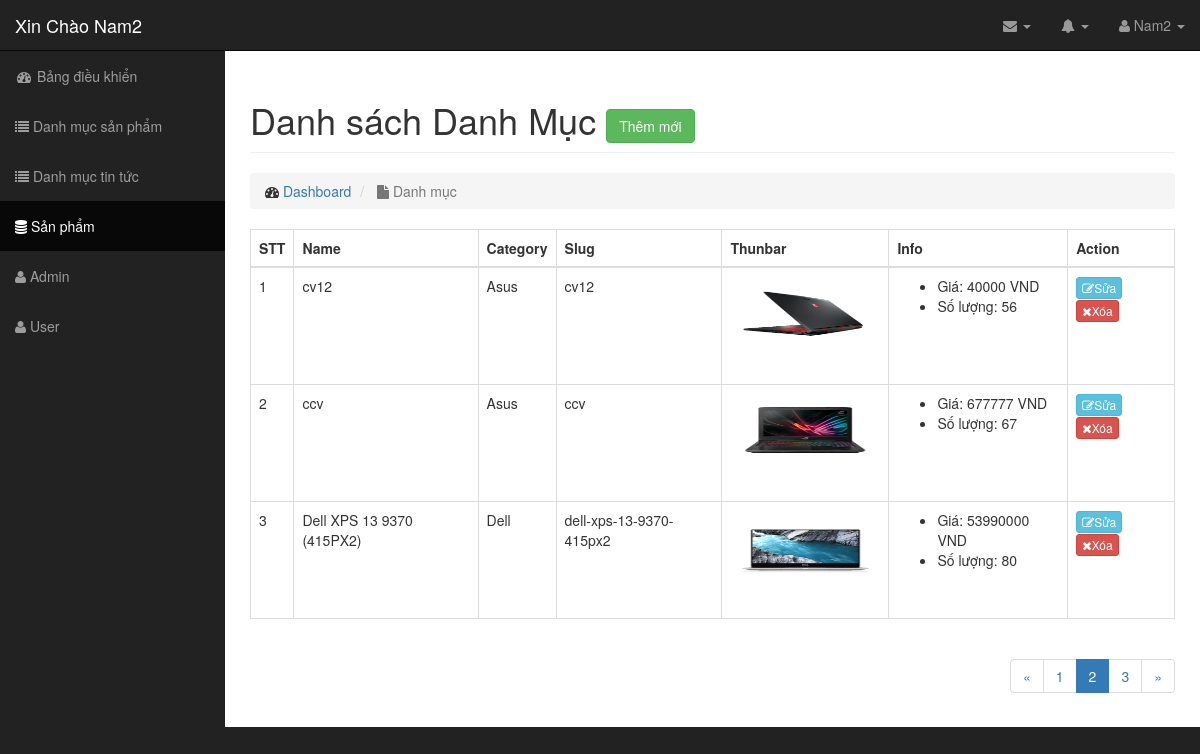
/admin/modules/product/index.php?page=2 (signed in), run on an earlier commit of the app's database.
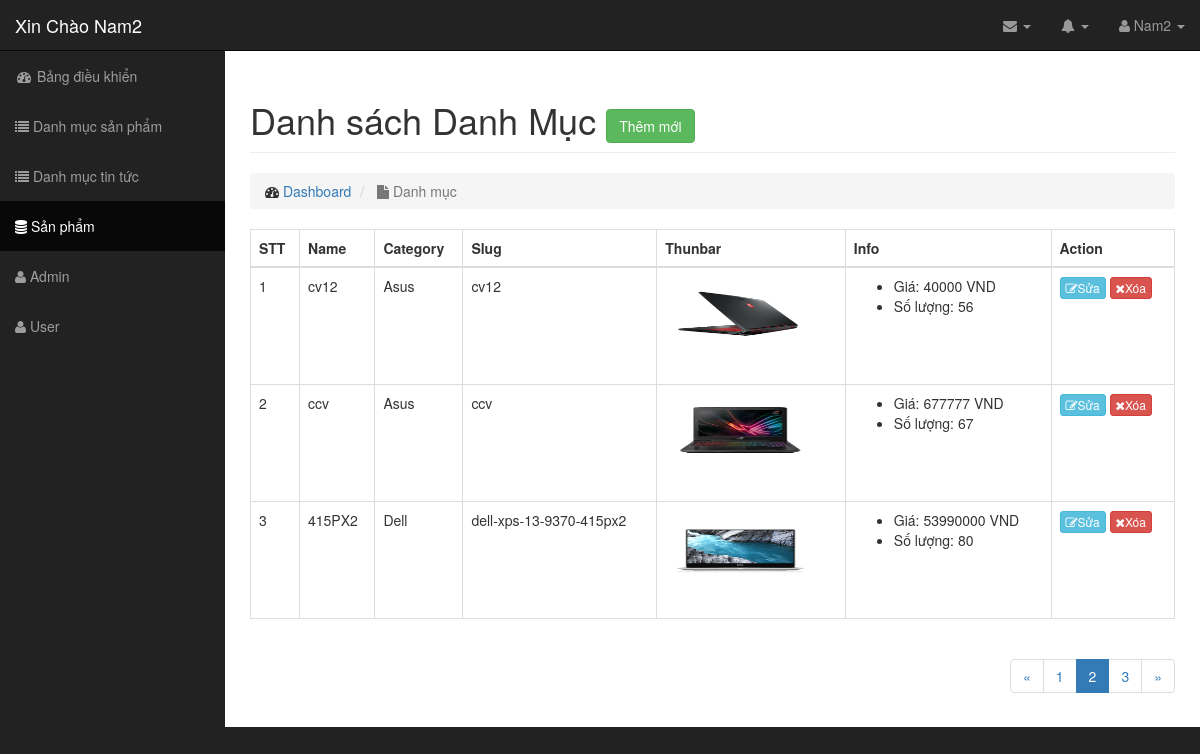
And on a later commit of the database.
### tables this page shows
CREATE TABLE `product` (
  `id` int(11) NOT NULL,
  `ma` varchar(100) DEFAULT NULL,
  `name` varchar(100) DEFAULT NULL,
  `slug` varchar(100) DEFAULT NULL,
  `price` int(11) DEFAULT NULL,
  `sale` tinyint(4) DEFAULT '0',
  `thunbar` varchar(100) DEFAULT NULL,
  `category_id` int(11) DEFAULT NULL,
  `content` text,
  `number` int(11) NOT NULL DEFAULT '0',
  `head` int(11) DEFAULT '0',
  `view` int(11) DEFAULT '0',
  `hot` tinyint(4) DEFAULT '0',
  `pay` int(11) DEFAULT '0',
  `created_at` timestamp NULL DEFAULT NULL,
  `updated_at` timestamp NULL DEFAULT NULL ON UPDATE CURRENT_TIMESTAMP
);

CREATE TABLE `category` (
  `id` int(11) NOT NULL,
  `name` varchar(100) DEFAULT NULL,
  `slug` varchar(100) DEFAULT NULL,
  `image` varchar(100) DEFAULT NULL,
  `banner` varchar(100) DEFAULT NULL,
  `home` tinyint(4) DEFAULT '0',
  `status` tinyint(4) DEFAULT '1',
  `created_at` timestamp NULL DEFAULT CURRENT_TIMESTAMP,
  `updated_at` timestamp NULL DEFAULT CURRENT_TIMESTAMP ON UPDATE CURRENT_TIMESTAMP
);

### libraries/Function.php (called while the page is built, shortened)
<?php
    function base_url()
    {
        return $url  = "http://localhost/chacha_v2/";
    }
    function modules($url)
    {
        return base_url() . "admin/modules/" .$url ;
    }
    function uploads()
    {
        return base_url() . "public/uploads/";
    }
 ?>

### libraries/Database.php (called while the page is built, shortened)
<?php
    class Database
    {
        public $link;
        public function __construct()
        {
            $this->link = mysqli_connect("localhost","root","","tutphp") or die ();
            mysqli_set_charset($this->link,"utf8");
        }
        public function countTable($table)
        {
            $sql = "SELECT id FROM  {$table}";
            $result = mysqli_query($this->link, $sql) or die("Lỗi Truy Vấn countTable----" .mysqli_error($this->link));
            $num = mysqli_num_rows($result);
            return $num;
        }
         public  function fetchJone($table,$sql ,$page = 0,$row ,$pagi = false )
        {
            $data = [];
            if ($pagi == true )
            {
                $total = $this->countTable($table);
                $sotrang = ceil($total / $row);
                $start = ($page - 1 ) * $row ;
                $sql .= " LIMIT $start,$row";
                $data = [ "page" => $sotrang];
                $result = mysqli_query($this->link,$sql) or die("Lỗi truy vấn fetchJone ---- " .mysqli_error($this->link));
            }
            else
            {
                $result = mysqli_query($this->link,$sql) or die("Lỗi truy vấn fetchJone ---- " .mysqli_error($this->link));
            }
            if( $result)
            {
                while ($num = mysqli_fetch_assoc($result))
                {
                    $data[] = $num;
                }
            }
            return $data;
       }
    }
?>

### admin/autoload/autoload.php (called while the page is built, shortened)
<?php
    require_once __DIR__ ."/../../libraries/Database.php";
    require_once __DIR__ ."/../../libraries/Function.php";
    $db= new Database();
?>

### admin/modules/product/index.php (the view, shortened to what this page needs)
<?php
    $open = "product";
    require_once __DIR__ ."/../../autoload/autoload.php";
    if(isset($_GET['page']))
    {
        $p = $_GET['page'];
    }
    else
    {
        $p = 1;
    }
    $sql = "SELECT product.*,category.name as namecate FROM product
            LEFT JOIN category on category.id = product.category_id";
    $product = $db->fetchJone('product', $sql, $p, 3, true);
    if(isset($product['page']))
    {
        $sotrang = $product['page'];
        unset($product['page']);
    }
?>
<?php require_once __DIR__ ."/../../layouts/header.php"; ?>
<div class="row">
    <div class="col-lg-12">
        <h1 class="page-header">
            Danh sách Danh Mục
            <a href="add.php" class="btn btn-success"> Thêm mới</a>
        </h1>
        <ol class="breadcrumb">
            <li>
                <i class="fa fa-dashboard"></i>  <a href="index.html">Dashboard</a>
            </li>
            <li class="active">
                <i class="fa fa-file"></i> Danh mục
            </li>
        </ol>
        </div>
</div>
<div class="row">
    <div class="col-md-12">
          <div class="table-responsive">
        <table class="table table-bordered table-hover">
            <thead>
                <tr>
                    <th>STT</th>
                    <th>Name</th>
                    <th>Category</th>
                    <th>Slug</th>
                    <th>Thunbar</th>
                    <th>Info</th>
                    <th>Action</th>
                </tr>
            </thead>
            <tbody>
                <?php $stt=1; foreach ($product as $item): ?>
                    <tr>
                        <td><?php echo $stt ?></td>
                        <td><?php echo $item['name'] ?></td>
                        <td><?php echo $item['namecate']?></td>
                        <td><?php echo $item['slug']?></td>
                        <td>
                            <img src="<?php echo uploads()?>product/<?php echo $item['thunbar']?>" width="150px" height="100px">
                        </td>
                        <td>
                            <ul>
                                <li> Giá: <?php echo $item['price']?> VND</li>
                                <li> Số lượng: <?php echo $item['number']?></li>
                            </ul>
                        </td>
                        <td>
                            <a class="btn btn-xs btn-info" href="edit.php ?id=<?php echo $item['id'] ?>"><i class="fa fa-edit"></i>Sửa</a>
                            <a class="btn btn-xs btn-danger"href="delete.php?id=<?php echo $item['id'] ?>"><i class="fa fa-times"></i>Xóa</a>
                        </td>
                    </tr>
                <?php $stt++; endforeach; ?>
            </tbody>
        </table>
              <div class="pull-right">
              <nav aria-label="Page navigation">
                     <ul class="pagination">
                <li>
                    <a href="#" aria-label="Previous">
                    <span aria-hidden="true">&laquo;</span>
                    </a>
                </li>
                <?php for ($i = 1; $i <=$sotrang ; $i++) : ?>
                        <?php
                            if(isset($_GET['page']))
                        {
                            $p=$_GET['page'];
                        }
                        else
                        {
                            $p=1;
                        }
                        ?>
                        <li class="<?php echo($i==$p) ? 'active' : '' ?>">
                            <a href="?page=<?php echo $i ;?>"><?php echo $i; ?></a>
                    <?php endfor; ?>
						</li>
                <li>
                    <a href="#" aria-label="Next">
                    <span aria-hidden="true">&raquo;</span>
                    </a>
                </li>
            </ul>
              </nav>
              </div>
    </div>
</div>
<?php require_once __DIR__ ."/../../layouts/footer.php"; ?>

### admin/layouts/header.php (shortened to what this page needs)
<!DOCTYPE html>
<html lang="en">
    <head>
        <link href="<?php echo base_url() ?>public/admin/css/bootstrap.min.css" rel="stylesheet">
        <link href="<?php echo base_url() ?>public/admin/css/sb-admin.css" rel="stylesheet">
        <link href="<?php echo base_url() ?>public/admin/css/font-awesome.min.css" rel="stylesheet" type="text/css">
    </head>
    <body>
        <div id="wrapper">
            <nav class="navbar navbar-inverse navbar-fixed-top" role="navigation">
                <div class="navbar-header">
                    <a class="navbar-brand" href="index.html">Xin Chào <?php  echo $_SESSION['admin_name']?> </a>
                </div>
                <ul class="nav navbar-right top-nav">
                    <li class="dropdown">
                        <a href="#" class="dropdown-toggle" data-toggle="dropdown"><i class="fa fa-envelope"></i> <b class="caret"></b></a>
                    </li>
                    <li class="dropdown">
                        <a href="#" class="dropdown-toggle" data-toggle="dropdown"><i class="fa fa-bell"></i> <b class="caret"></b></a>
                    </li>
                    <li class="dropdown">
                        <a href="#" class="dropdown-toggle" data-toggle="dropdown"><i class="fa fa-user"></i> <?php  echo $_SESSION['admin_name']?> <b class="caret"></b></a>
                    </li>
                </ul>
                <div class="collapse navbar-collapse navbar-ex1-collapse">
                    <ul class="nav navbar-nav side-nav">
                        <li>
                            <a href="<?php echo base_url() ?>/admin"><i class="fa fa-fw fa-dashboard"></i> Bảng điều khiển</a>
                        </li>
                        <li class="<?php echo isset($open) && $open == 'category' ? 'active' : '' ?>">
                            <a href="<?php echo modules("category")?>"><i class="fa fa-list"></i>
                            Danh mục sản phẩm
                            </a>
                        </li>
                        <li class="<?php echo isset($open) && $open == 'post' ? 'active' : '' ?>">
                            <a href="<?php echo modules("post")?>"><i class="fa fa-list"></i>
                            Danh mục tin tức
                            </a>
                        </li>
                        <li class="<?php echo isset($open) && $open == 'product' ? 'active' : '' ?>">
                            <a href="<?php echo modules("product")?>"><i class="fa fa-database"></i>
                            Sản phẩm
                            </a>
                        </li>
                        <li class="<?php echo isset($open) && $open == 'admin' ? 'active' : '' ?>">
                            <a href="<?php echo modules("admin")?>"><i class="fa fa-user"></i>
                            Admin
                            </a>
                        </li>
                        <li class="<?php echo isset($open) && $open == 'user' ? 'active' : '' ?>">
                            <a href="<?php echo modules("user")?>"><i class="fa fa-user"></i>
                            User
                            </a>
                        </li>
                    </ul>
                </div>
            </nav>
            <div id="page-wrapper">
                <div class="container-fluid">
                  </html>

### admin/layouts/footer.php (shortened to what this page needs)
 </div>
    </body>
</html>

### public/admin/css/sb-admin.css (style rules this page uses)
body { margin-top: 100px; background-color: #222; }
@media (min-width:768px) { body { margin-top: 50px; } }
#wrapper { padding-left: 0; }
#page-wrapper { width: 100%; padding: 0; background-color: #fff; }
@media (min-width:768px) { #wrapper { padding-left: 225px; } }
@media (min-width:768px) { #page-wrapper { padding: 10px; } }
.top-nav { padding: 0 15px; }
.top-nav>li { display: inline-block; float: left; }
.top-nav>li>a { padding-top: 15px; padding-bottom: 15px; line-height: 20px; color: #999; }
@media (min-width:768px) { .side-nav { position: fixed; top: 51px; left: 225px; width: 225px; margin-left: -225px; border: none; border-radius: 0; overflow-y: auto; background-color: #222; bottom: 0; overflow-x: hidden; padding-bottom: 40px; } }
@media (min-width:768px) { .side-nav>li>a { width: 225px; } }

What changed in the data, as far as the page shows it:
changed product "dell-xps-13-9370-415px2": name "Dell XPS 13 9370 (415PX2)" → "415PX2"
